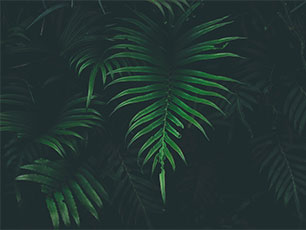
#> input picture pagweb/assets/img/blog_1.jpg, 306 x 230 px
$ python -i function.py   (imports and definitions only)
#> lines starting #> are read from the running program, lines starting #| are printed output that depends on the picture
from io import BytesIO
from django.core.files import File
from PIL import Image
import os
import copy

# [7 lines left out: function new_name, not called in this run]


def make_small_image(image, extra=None):
    """Makes small image for the news"""
#> called with image = '../assets/img/blog_1.jpg'

    image_aux = copy.copy(image) # Here we copy the image to access it later
    im = Image.open(image)
#> im is the input picture: PIL image 306x230 RGB; mean R, G, B 34.2, 52, 49.1
    width, height = im.size
#> width = 306; height = 230
    ratio_size = width/height
#> ratio_size = 1.33
    ratio_ideal = 1
    if ratio_size==ratio_ideal:
        left = 0
        right = width
        top = 0
        bottom = height
    elif ratio_size>ratio_ideal: #Imagen ancha
        left = (width/ratio_size)*(ratio_size-ratio_ideal)/2
#> left = 38
        right = (width/ratio_size)*(ratio_ideal+ (ratio_size-ratio_ideal)/2)
#> right = 268
        top = 0
        bottom = height
#> bottom = 230
    elif ratio_size<ratio_ideal: #Imagen alta
        left = 0
        right = width
        top = (height/ratio_ideal)*(ratio_ideal-ratio_size)/2
        bottom = (height/ratio_ideal)*(ratio_size + (ratio_ideal-ratio_size)/2)
    im = im.crop((left, top, right, bottom))
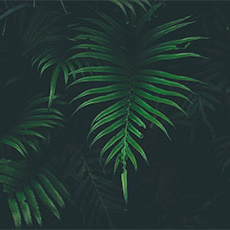
#> im: PIL image 230x230 RGB; mean R, G, B 34.4, 53.4, 49.3

    image_io = BytesIO() # create a BytesIO object

#> (the run stopped early here; a loop or call above may not have finished)

$ run again, on pagweb/assets/img/blog_2.jpg
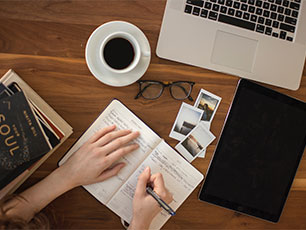
#> input picture pagweb/assets/img/blog_2.jpg, 306 x 230 px
#> in make_small_image, im is the input picture: PIL image 306x230 RGB; mean R, G, B 113, 90.1, 74.3
#> in make_small_image, `im = im.crop((left, top, right, bottom))`:
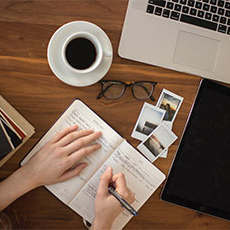
#> im: PIL image 230x230 RGB; mean R, G, B 123.9, 99.8, 83.4

$ run again, on pagweb/assets/img/blog_3.jpg
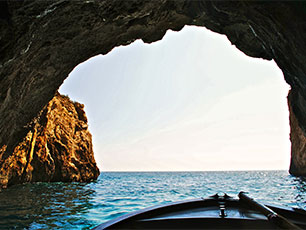
#> input picture pagweb/assets/img/blog_3.jpg, 306 x 230 px
#> in make_small_image, im is the input picture: PIL image 306x230 RGB; mean R, G, B 126.4, 129.4, 125.1
#> in make_small_image, `im = im.crop((left, top, right, bottom))`:
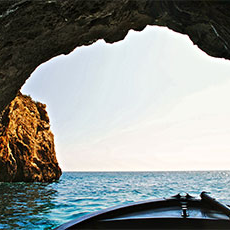
#> im: PIL image 230x230 RGB; mean R, G, B 143.9, 148.4, 145.5
